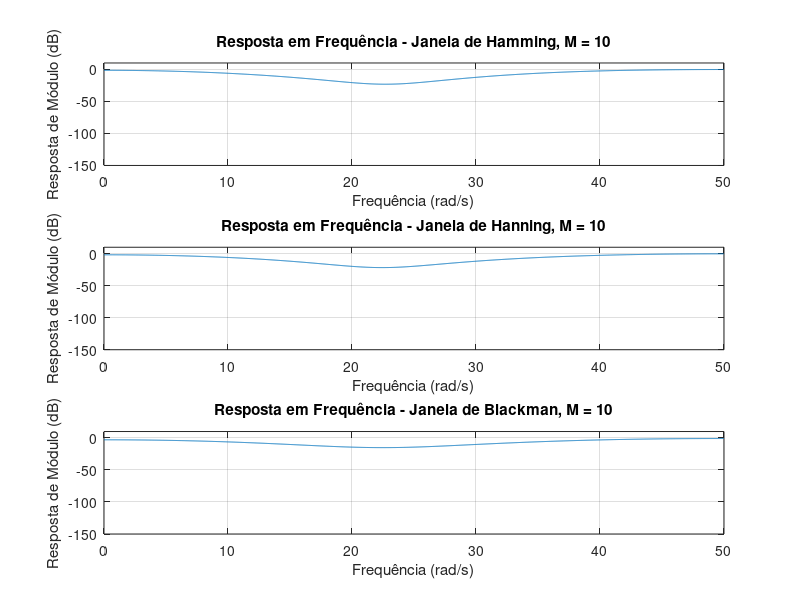
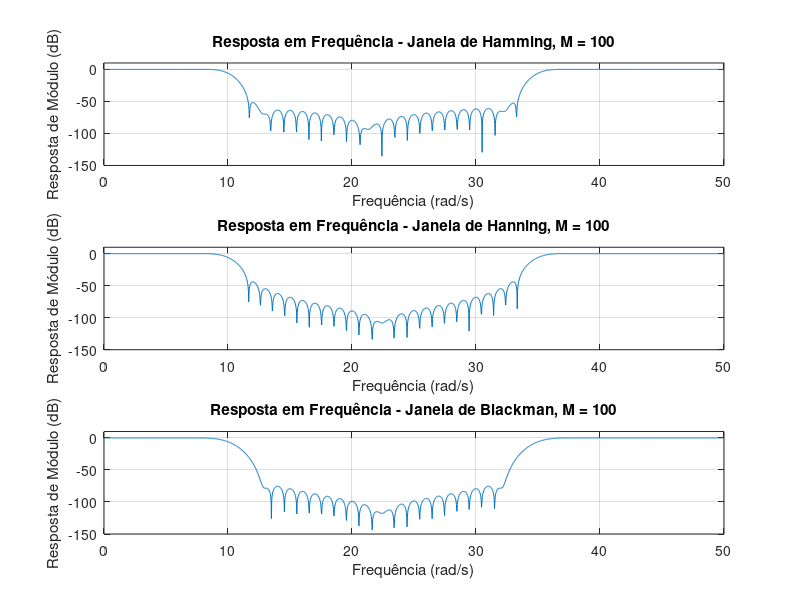
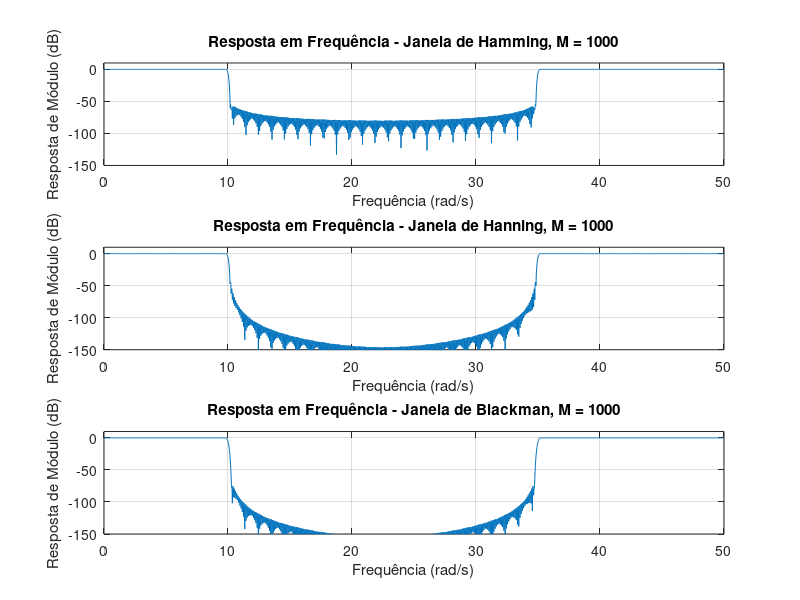

Recreate these plots in MATLAB, in order.
clear all; close all; clc;

% Parâmetros do filtro
Omega_c1 = 10; % Frequência de corte inferior em rad/s
Omega_c2 = 35; % Frequência de corte superior em rad/s
Omega_s = 100; % Frequência de amostragem em rad/s

% Frequências normalizadas
wc1 = Omega_c1 * 2 * pi / Omega_s;
wc2 = Omega_c2 * 2 * pi / Omega_s;

% Valores de M
M_values = [10, 100, 1000];

for i = 1:length(M_values)
    M = M_values(i);
    n = 1:M/2;

    % Filtro ideal
    h0 = 1 - (wc2 - wc1) / pi;
    haux = (sin(wc1.*n) - sin(wc2.*n)) ./ (pi.*n);
    h_ideal = [fliplr(haux) h0 haux];

    % Criar figura para o valor atual de M
    figure;

    % Janela de Hamming
    h_aux = hamming(M + 1)';
    h_ham = h_ideal .* h_aux;
    [H_ham, w] = freqz(h_ham, 1, 2048, Omega_s);

    subplot(311);
    plot(w, 20*log10(abs(H_ham)));
    axis([0 Omega_s/2 -150 10]);
    ylabel('Resposta de Módulo (dB)');
    xlabel('Frequência (rad/s)');
    title(['Resposta em Frequência - Janela de Hamming, M = ', num2str(M)]);
    grid on;

    % Janela de Hanning
    h_aux = hanning(M + 1)';
    h_han = h_ideal .* h_aux;
    [H_han, w] = freqz(h_han, 1, 2048, Omega_s);

    subplot(312);
    plot(w, 20*log10(abs(H_han)));
    axis([0 Omega_s/2 -150 10]);
    ylabel('Resposta de Módulo (dB)');
    xlabel('Frequência (rad/s)');
    title(['Resposta em Frequência - Janela de Hanning, M = ', num2str(M)]);
    grid on;

    % Janela de Blackman
    h_aux = blackman(M + 1)';
    h_black = h_ideal .* h_aux;
    [H_black, w] = freqz(h_black, 1, 2048, Omega_s);

    subplot(313);
    plot(w, 20*log10(abs(H_black)));
    axis([0 Omega_s/2 -150 10]);
    ylabel('Resposta de Módulo (dB)');
    xlabel('Frequência (rad/s)');
    title(['Resposta em Frequência - Janela de Blackman, M = ', num2str(M)]);
    grid on;
end

